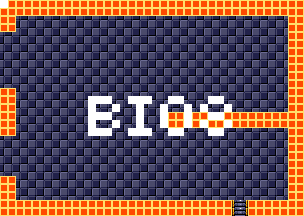

A level layout from a 2D game, rendered from its tile map. Below: a short description, then the map file with tile-grid data replaced by summaries:
An orthogonal 38x27 tile map with 8x8 px tiles, 4 tile layers (background, foreground, room numbers, Objects), 15 tilesets.

<map version="1.5" tiledversion="1.7.1" orientation="orthogonal" renderorder="right-down" width="38" height="27" tilewidth="8" tileheight="8" infinite="0" nextlayerid="11" nextobjectid="1">
 <tileset firstgid="1" source="tilesheets/tsKarniMata.tsx" />
 <tileset firstgid="1025" source="tilesheets/tsVoodooWasp.tsx" />
 <tileset firstgid="2049" source="tilesheets/tsBurial.tsx" />
 <tileset firstgid="3073" source="tilesheets/tsBlueTemple.tsx" />
 <tileset firstgid="4097" source="tilesheets/tsGoddess.tsx" />
 <tileset firstgid="5121" source="tilesheets/tsKonark.tsx" />
 <tileset firstgid="6145" name="sEnemies" tilewidth="8" tileheight="8" tilecount="1024" columns="32">
  <image source="../grapx/tilesheets/sObjects.bmp" trans="ff94ff" width="256" height="256" />
 </tileset>
 <tileset firstgid="7169" source="tilesheets/tsIceTemple.tsx" />
 <tileset firstgid="8193" source="tilesheets/tsLavaArea.tsx" />
 <tileset firstgid="9217" source="tilesheets/tsBossArea.tsx" />
 <tileset firstgid="10241" source="tilesheets/tsPegu.tsx" />
 <tileset firstgid="11265" source="tilesheets/sTiwanakuTemple.tsx" />
 <tileset firstgid="12289" source="tilesheets/sIndraTemple.tsx" />
 <tileset firstgid="13313" source="tilesheets/sTeleport.tsx" />
 <tileset firstgid="14337" source="tilesheets/sObjects.tsx" />
 <layer id="2" name="background" width="38" height="27">
  <data>[1026 cells, 1026 non-empty, 2 distinct tile ids]</data>
 </layer>
 <layer id="1" name="foreground" width="38" height="27">
  <data>[1026 cells, 252 non-empty, 3 distinct tile ids]</data>
 </layer>
 <layer id="7" name="room numbers" width="38" height="27">
  <data>[1026 cells, 43 non-empty, 1 distinct tile ids]</data>
 </layer>
 <layer id="10" name="Objects" width="38" height="27">
  <data>[1026 cells, 0 non-empty, 0 distinct tile ids]</data>
 </layer>
</map>
